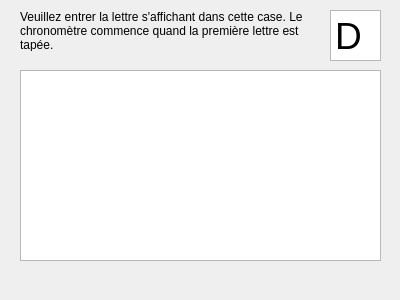
<?xml version="1.0" encoding="UTF-8"?>
<ui version="4.0">
 <class>textInputWindow</class>
 <widget class="QWidget" name="textInputWindow">
  <property name="geometry">
   <rect>
    <x>0</x>
    <y>0</y>
    <width>400</width>
    <height>300</height>
   </rect>
  </property>
  <property name="windowTitle">
   <string>Editeur de texte Keystroke</string>
  </property>
  <widget class="QTextEdit" name="textEdit">
   <property name="geometry">
    <rect>
     <x>20</x>
     <y>70</y>
     <width>361</width>
     <height>191</height>
    </rect>
   </property>
  </widget>
  <widget class="QLabel" name="label">
   <property name="geometry">
    <rect>
     <x>20</x>
     <y>10</y>
     <width>291</width>
     <height>41</height>
    </rect>
   </property>
   <property name="text">
    <string>Veuillez entrer la lettre s'affichant dans cette case. Le chronomètre commence quand la première lettre est tapée.</string>
   </property>
   <property name="wordWrap">
    <bool>true</bool>
   </property>
  </widget>
  <widget class="QTextEdit" name="textEdit_2">
   <property name="geometry">
    <rect>
     <x>330</x>
     <y>10</y>
     <width>51</width>
     <height>51</height>
    </rect>
   </property>
   <property name="font">
    <font>
     <pointsize>28</pointsize>
     <stylestrategy>PreferAntialias</stylestrategy>
    </font>
   </property>
   <property name="verticalScrollBarPolicy">
    <enum>Qt::ScrollBarAlwaysOff</enum>
   </property>
   <property name="horizontalScrollBarPolicy">
    <enum>Qt::ScrollBarAlwaysOff</enum>
   </property>
   <property name="sizeAdjustPolicy">
    <enum>QAbstractScrollArea::AdjustToContents</enum>
   </property>
   <property name="readOnly">
    <bool>true</bool>
   </property>
   <property name="html">
    <string>&lt;!DOCTYPE HTML PUBLIC &quot;-//W3C//DTD HTML 4.0//EN&quot; &quot;http://www.w3.org/TR/REC-html40/strict.dtd&quot;&gt;
&lt;html&gt;&lt;head&gt;&lt;meta name=&quot;qrichtext&quot; content=&quot;1&quot; /&gt;&lt;style type=&quot;text/css&quot;&gt;
p, li { white-space: pre-wrap; }
&lt;/style&gt;&lt;/head&gt;&lt;body style=&quot; font-family:'MS Shell Dlg 2'; font-size:28pt; font-weight:400; font-style:normal;&quot;&gt;
&lt;p style=&quot; margin-top:0px; margin-bottom:0px; margin-left:0px; margin-right:0px; -qt-block-indent:0; text-indent:0px;&quot;&gt;D&lt;/p&gt;&lt;/body&gt;&lt;/html&gt;</string>
   </property>
  </widget>
 </widget>
 <resources/>
 <connections/>
</ui>
